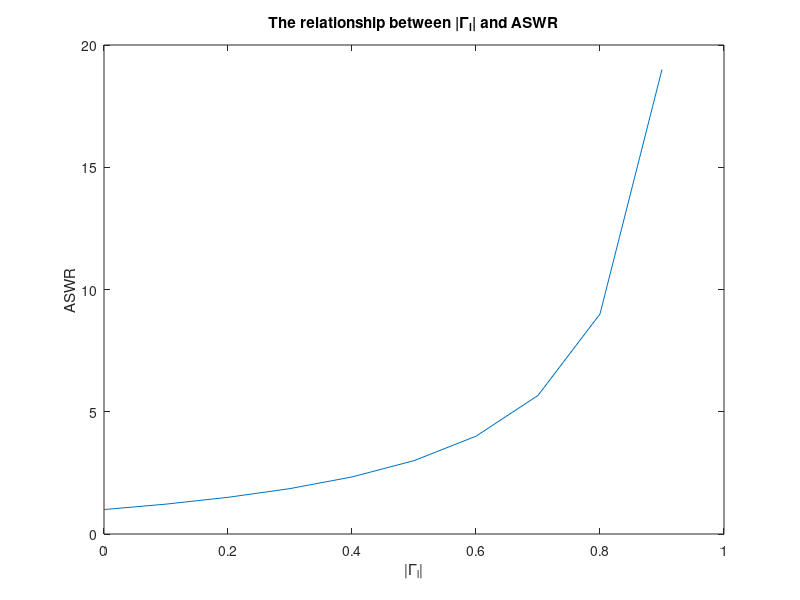

The MATLAB script that drew this image:
% The relationship between ASWR and |Gamma_l|

clc;
close all;

Gamma = 0: 0.1: 1;
ASWR = (1+Gamma)./(1-Gamma);

fig = figure;
plot(Gamma, ASWR); title('The relationship between |\Gamma_l| and ASWR');
xlabel('|\Gamma_l|'); ylabel('ASWR');

frame = getframe(fig);
img = frame2im(frame);
imwrite(img, 'The_relationship_between_ASWR_and_Gamma_l.png');